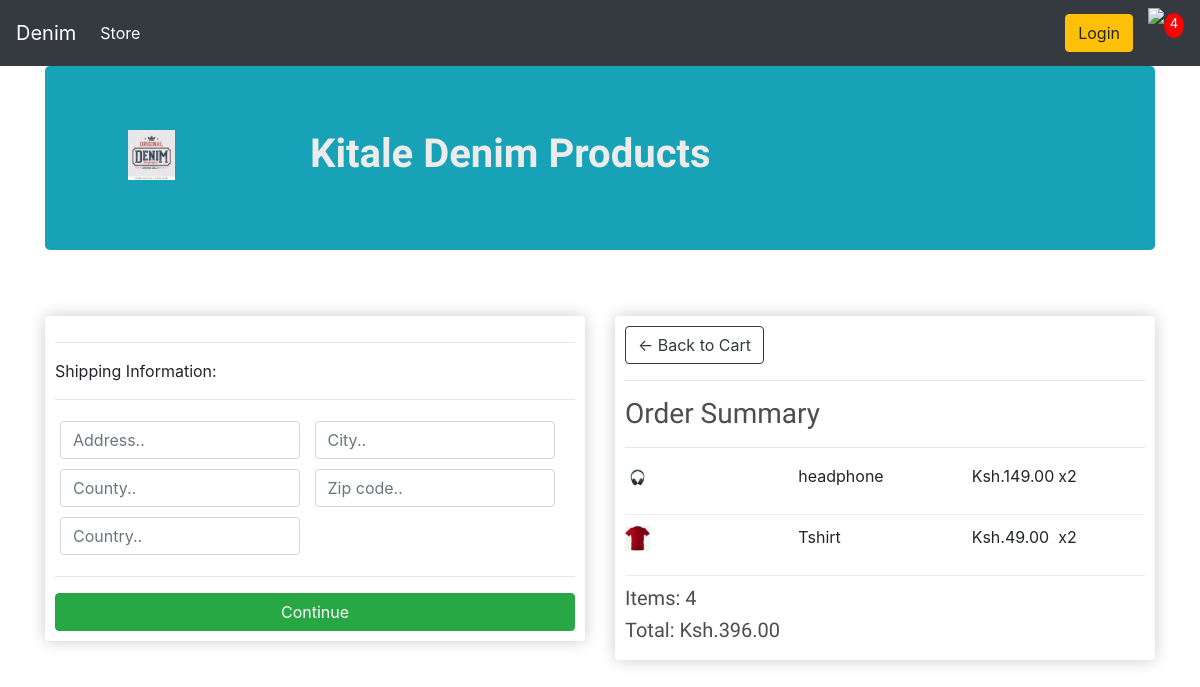
Before: /checkout/ (signed in) with the older database file.
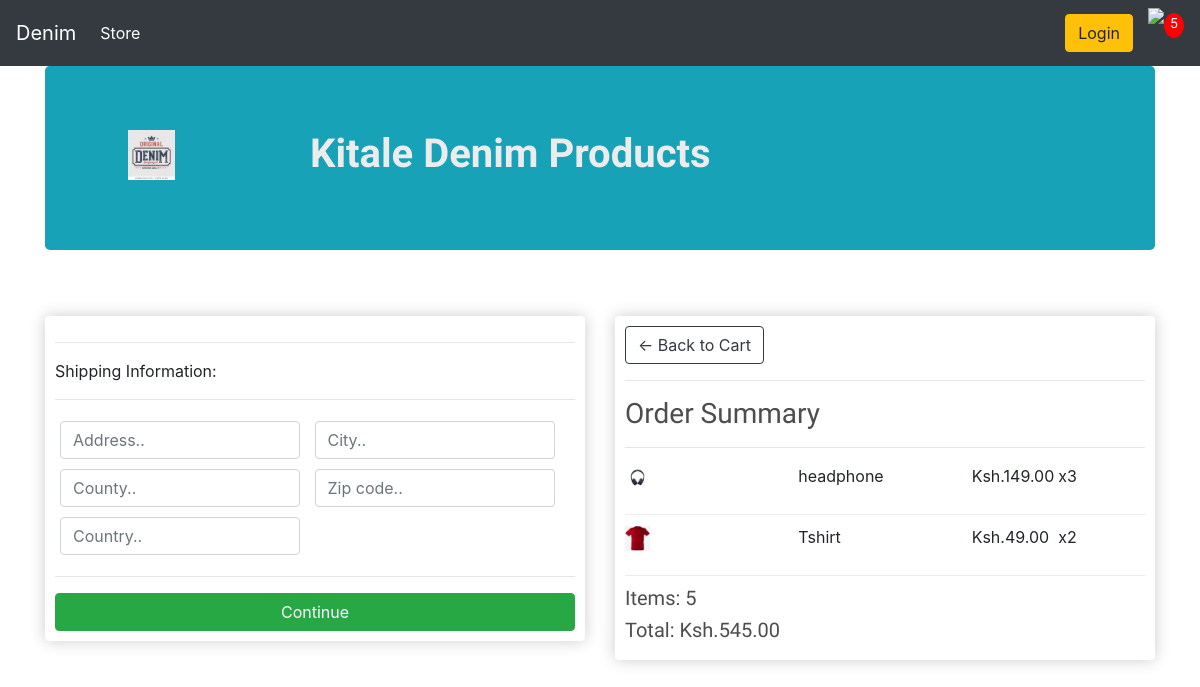
After: the same page with the newer database file.
### store/models.py (models this page shows, shortened)
class OrderItem(models.Model):
	product = models.ForeignKey(Product, on_delete=models.SET_NULL, null=True)
	order = models.ForeignKey(Order, on_delete=models.SET_NULL, null=True)
	quantity = models.IntegerField(default=0, null=True, blank=True)
	date_added = models.DateTimeField(auto_now_add=True)
	@property
	def get_total(self):
		total = self.product.price * self.quantity
		return total

class Order(models.Model):
	customer = models.ForeignKey(Customer, on_delete=models.SET_NULL, null=True, blank=True)
	date_ordered = models.DateTimeField(auto_now_add=True)
	complete = models.BooleanField(default=False)
	transaction_id = models.CharField(max_length=100, null=True)
	@property
	def shipping(self):
		shipping = False
		orderitems = self.orderitem_set.all()
		for i in orderitems:
			if i.product.kenya == False:
				shipping = True
		return shipping
	@property
	def get_cart_total(self):
		orderitems = self.orderitem_set.all()
		total = sum([item.get_total for item in orderitems])
		return total
	@property
	def get_cart_items(self):
		orderitems = self.orderitem_set.all()
		total = sum([item.quantity for item in orderitems])
		return total

class Product(models.Model):
	name = models.CharField(max_length=200)
	price = models.FloatField()
	kenya = models.BooleanField(default=False,null=True, blank=True)
	image = models.ImageField(null=True, blank=True)
	@property
	def imageURL(self):
		try:
			url = self.image.url
		except:
			url = ''
		return url

### store/views.py (the view)
# urls.py: path('checkout/', views.checkout, name="checkout"),
def checkout(request):
	data = cartData(request)
	cartItems = data['cartItems']
	order = data['order']
	items = data['items']
	context = {'items':items, 'order':order, 'cartItems':cartItems}
	return render(request, 'store/checkout.html', context)

### store/utils.py (called while the page is built)
def cartData(request):
	if request.user.is_authenticated:
		customer = request.user.customer
		order, created = Order.objects.get_or_create(customer=customer, complete=False)
		items = order.orderitem_set.all()
		cartItems = order.get_cart_items
	else:
		cookieData = cookieCart(request)
		cartItems = cookieData['cartItems']
		order = cookieData['order']
		items = cookieData['items']
	return {'cartItems':cartItems ,'order':order, 'items':items}

### store/templates/store/checkout.html (shortened to what this page needs)
{% extends 'store/main.html' %}
{% load static %}
{% block content %}
     <div class="row">
		<div class="col-lg-6">
			<div class="box-element" id="form-wrapper">
				<form id="form">
					<div id="shipping-info">
						<hr>
						<p>Shipping Information:</p>
						<hr>
						<div class="form-field">
							<input class="form-control" type="text" name="address" placeholder="Address..">
						</div>
						<div class="form-field">
							<input class="form-control" type="text" name="city" placeholder="City..">
						</div>
						<div class="form-field">
							<input class="form-control" type="text" name="County" placeholder="County..">
						</div>
						<div class="form-field">
							<input class="form-control" type="text" name="zipcode" placeholder="Zip code..">
						</div>
						<div class="form-field">
							<input class="form-control" type="text" name="country" placeholder="Country..">
						</div>
					</div>
					<hr>
					<input id="form-button" class="btn btn-success btn-block" type="submit" value="Continue">
				</form>
			</div>
			<br>
		</div>
		<div class="col-lg-6">
			<div class="box-element">
				<a  class="btn btn-outline-dark" href="{% url 'cart' %}">&#x2190; Back to Cart</a>
				<hr>
				<h3>Order Summary</h3>
				<hr>
				{% for item in items %}
				<div class="cart-row">
					<div style="flex:2"><img class="row-image" src="{{item.product.imageURL}}"></div>
					<div style="flex:2"><p>{{item.product.name}}</p></div>
					<div style="flex:1"><p>Ksh.{{item.product.price|floatformat:2}}</p></div>
					<div style="flex:1"><p>x{{item.quantity}}</p></div>
				</div>
				{% endfor %}
				<h5>Items:   {{order.get_cart_items}}</h5>
				<h5>Total:   Ksh.{{order.get_cart_total|floatformat:2}}</h5>
			</div>
		</div>
	</div>
{% endblock content %}

Changed rows visible on the page:
changed OrderItem "headphone": quantity "2" → "3"
changed through a linked row, Order: get_cart_items "4" → "5"; get_cart_total "396.00" → "545.00"
Other visible differences:
{{ cartItems }}: "4" → "5"
